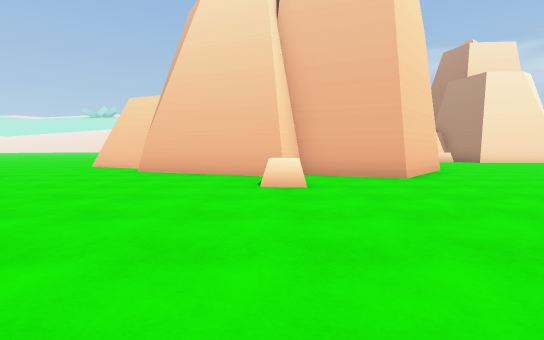
view 1 (above)

24 first-person views from a walk through a 3-D level made in the Unity game engine. The camera is 1.2 m above the floor, tilts 4° down and sees 85° across. The floor is counted in squares, 2 m on a side. Each view is taken from the middle of a square. On the plan, view 1 faces up. The plan holds only what a view shows up to about 9 squares ahead; the rest is blank. The place goes on beyond the plan. The player is left out.

view 2
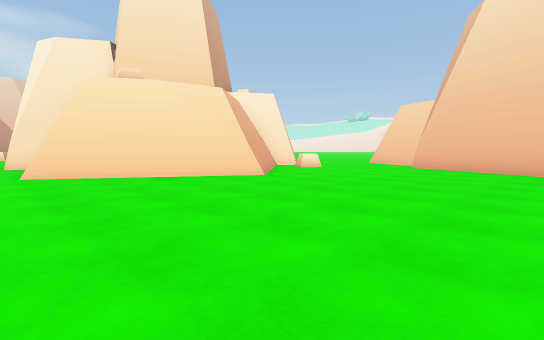

view 3
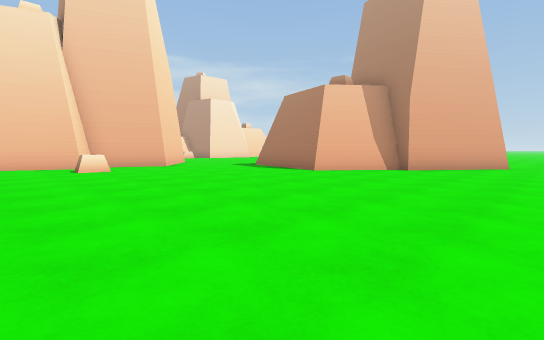

view 4
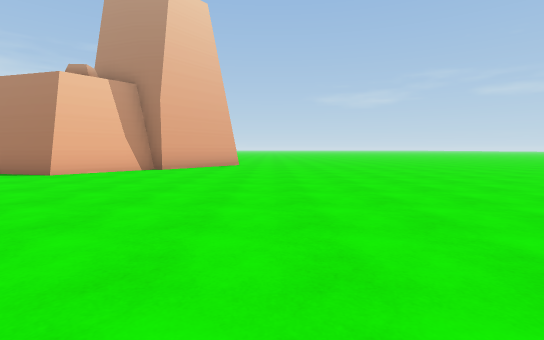

view 5
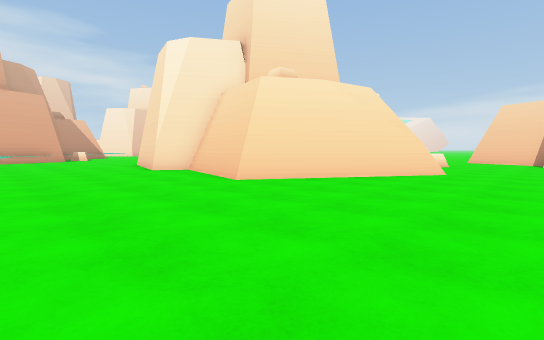

view 6
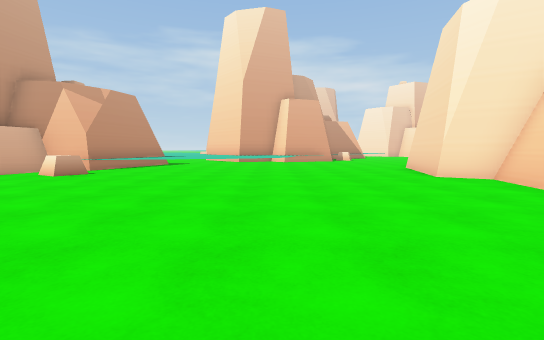

view 7
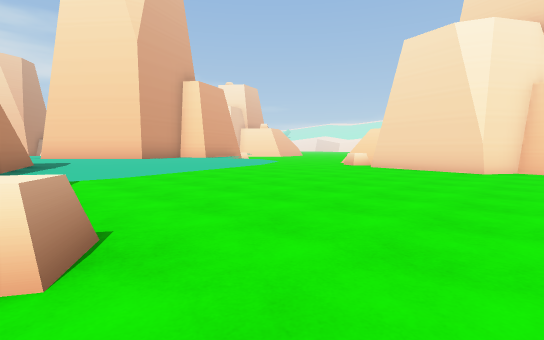

view 8
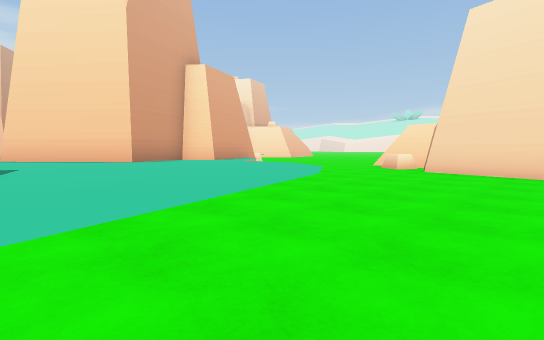

view 9
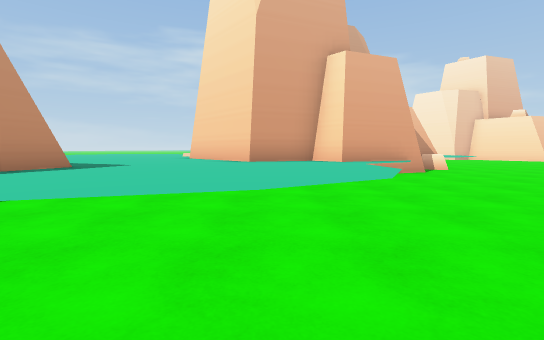

view 10
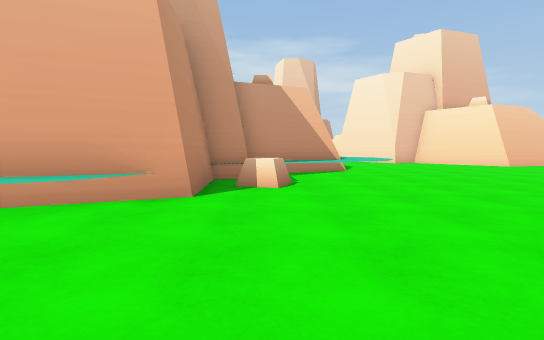

view 11
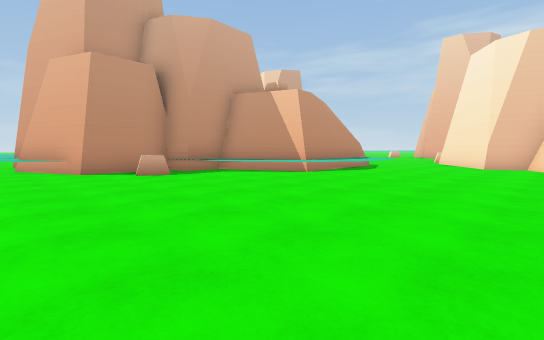

view 12
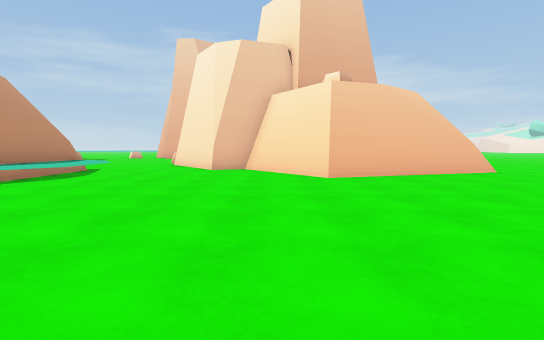

view 13
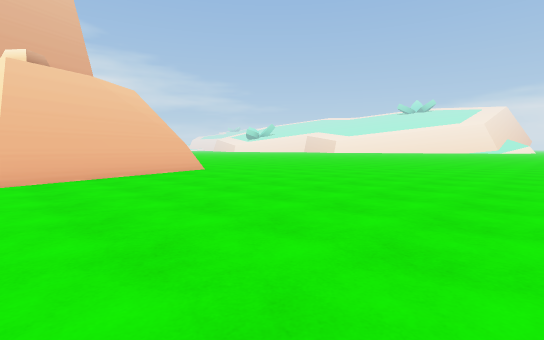

view 14
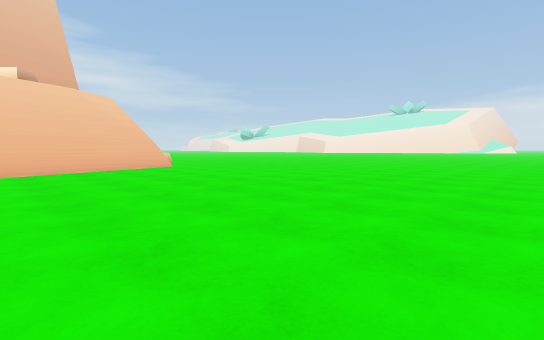

view 15
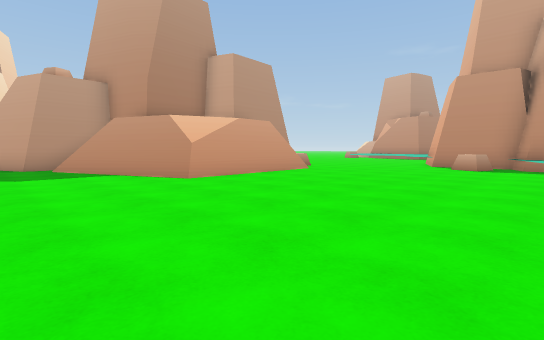

view 16
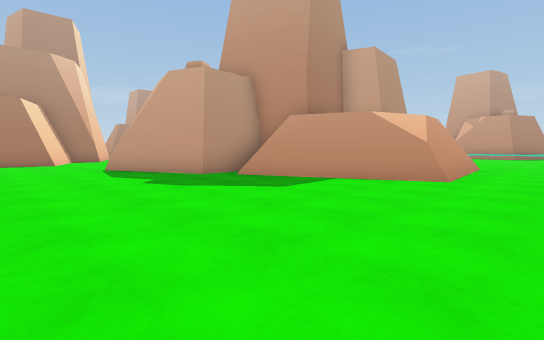

view 17
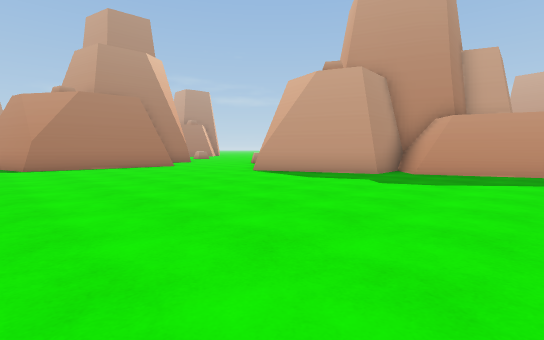

view 18
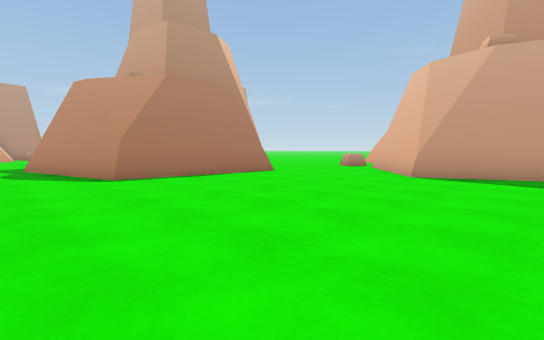

view 19
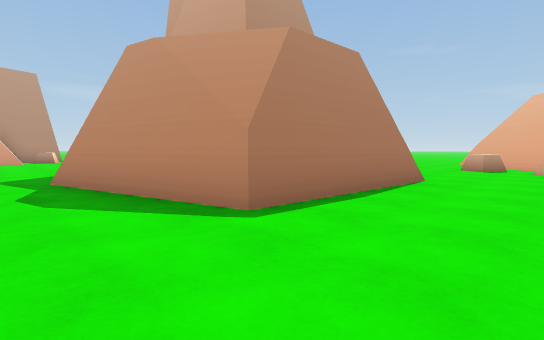

view 20
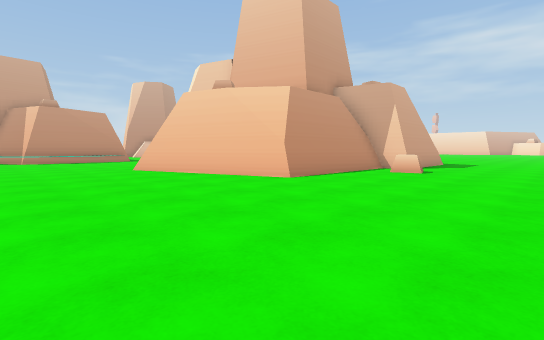

view 21
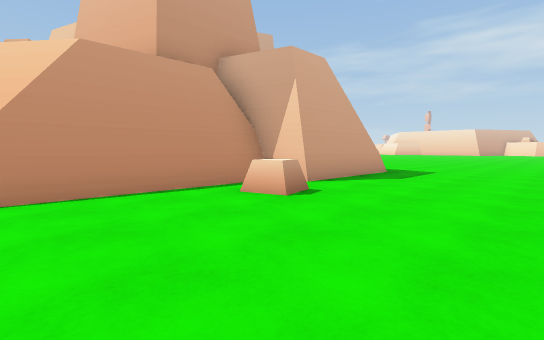

view 22
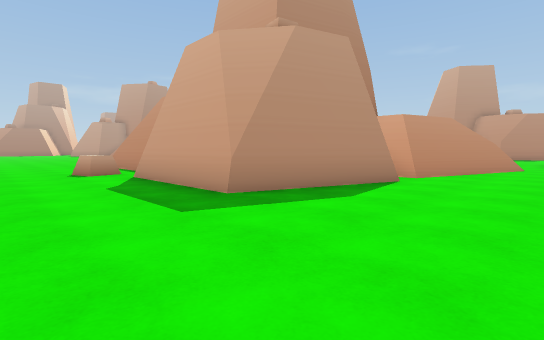

view 23
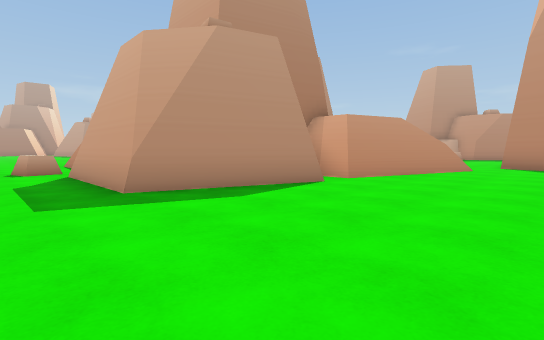

view 24
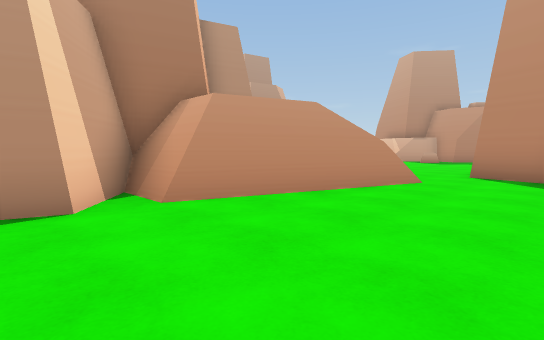

### Floor plan
Key: @ floor where view 1 was taken; # wall or solid block; . floor; ^ raised ledge.
Columns run from 40 left of view 1 to 9 right of it. Each row starts with its distance up from view 1.
 16   .....................     ...............
 15  ...................... ..............#....
 14 ....................... ...........####
 13 .........^............. ..........##
 12 ....####..........................#
 11 ....#  ######.....................#
 10 ....#       ##....................#
  9 ....##       #................#......       #...
  8 ...###       #..............####.....###   ##...
  7 ...##       ##...........####  ##......#####....
  6 ...#       ##..........######    .^............
  5 ...#       #...........#         #......^.....
  4  ..#       #...........#         ##..........
  3 #..        ............#          #.......... #
  2 ##..       ..^^^^......#          #..........##
  1   ..       .^^^#^^......         ##..........##
  0   ..        #####^......^### #####......@.....##
 -1                 #^^^.......###.##..............###
 -2                 #####............................#
 -3                     #^............................
 -4                     ##^^.........................
 -5                     #^^^^^............ .........
 -6                     ##^^^^.........     ........
 -7                     #^^^^^^.......       .......
 -8                    #^^^^^^^......         ......
 -9                    ^^^^^^^^.....           .....
-10                    ^^^^^^^^.^..             ....

Positions as (right, up) in squares from view 1, and headings:
1: (0, 0), facing up
2: (0, -2), facing up-left
3: (-2, -4), facing up-right
4: (-2, -4), facing right
5: (-3, -5), facing up-left
6: (-5, -5), facing left
7: (-10, -10), facing up-left
8: (-12, -9), facing up-left
9: (-12, -6), facing left
10: (-16, -1), facing left
11: (-18, 6), facing down-left
12: (-20, 6), facing left
13: (-20, 7), facing up-left
14: (-18, 7), facing up-left
15: (-23, 9), facing down-right
16: (-19, 12), facing down-right
17: (-16, 15), facing down-right
18: (-12, 16), facing down-right
19: (-8, 16), facing down-right
20: (-23, 16), facing down-left
21: (-28, 16), facing down-left
22: (-39, 15), facing down-right
23: (-40, 14), facing down-right
24: (-40, 10), facing down-right
